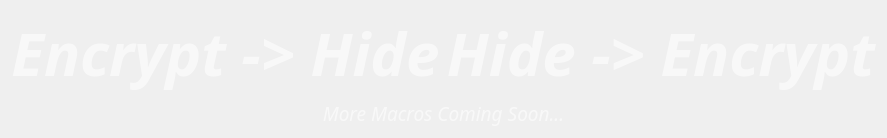
                <widget class="QWidget" name="MacrosPage">
                 <layout class="QGridLayout" name="gridLayout">
                  <item row="1" column="0" colspan="2">
                   <widget class="QLabel" name="MoreComingSoon">
                    <property name="font">
                     <font>
                      <family>Mongolian Baiti</family>
                      <pointsize>14</pointsize>
                      <italic>true</italic>
                     </font>
                    </property>
                    <property name="styleSheet">
                     <string notr="true">
	color: rgba(255, 255, 255, 150);
	background-color: rgba(0, 0, 0, 0);
	border: 0px solid;</string>
                    </property>
                    <property name="text">
                     <string>More Macros Coming Soon...</string>
                    </property>
                    <property name="alignment">
                     <set>Qt::AlignCenter</set>
                    </property>
                   </widget>
                  </item>
                  <item row="0" column="0">
                   <widget class="QFrame" name="ES">
                    <property name="frameShape">
                     <enum>QFrame::NoFrame</enum>
                    </property>
                    <property name="frameShadow">
                     <enum>QFrame::Raised</enum>
                    </property>
                    <layout class="QHBoxLayout" name="horizontalLayout_4">
                     <property name="spacing">
                      <number>0</number>
                     </property>
                     <property name="leftMargin">
                      <number>0</number>
                     </property>
                     <property name="topMargin">
                      <number>0</number>
                     </property>
                     <property name="rightMargin">
                      <number>0</number>
                     </property>
                     <property name="bottomMargin">
                      <number>0</number>
                     </property>
                     <item>
                      <widget class="QPushButton" name="EncSteg">
                       <property name="sizePolicy">
                        <sizepolicy hsizetype="Minimum" vsizetype="Expanding">
                         <horstretch>0</horstretch>
                         <verstretch>0</verstretch>
                        </sizepolicy>
                       </property>
                       <property name="font">
                        <font>
                         <family>Feast of Flesh BB</family>
                         <pointsize>45</pointsize>
                         <weight>75</weight>
                         <italic>true</italic>
                         <bold>true</bold>
                        </font>
                       </property>
                       <property name="styleSheet">
                        <string notr="true">QPushButton {
	color: rgba(255, 255, 255, 150);
	background-color: rgba(0, 0, 0, 0);
	border: 0px solid;
}

QPushButton::hover {
	
	color: rgba(255, 255, 255, 195);
	border: 0px solid;
	background-color: qlineargradient(spread:pad, x1:0.46305, y1:0.261, x2:0.478, y2:1, stop:0.268657 rgba(62, 59, 59, 246), stop:1 rgba(211, 113, 27, 125));
}</string>
                       </property>
                       <property name="text">
                        <string>Encrypt -&gt; Hide</string>
                       </property>
                      </widget>
                     </item>
                    </layout>
                   </widget>
                  </item>
                  <item row="0" column="1">
                   <widget class="QFrame" name="SE">
                    <property name="frameShape">
                     <enum>QFrame::NoFrame</enum>
                    </property>
                    <property name="frameShadow">
                     <enum>QFrame::Raised</enum>
                    </property>
                    <layout class="QVBoxLayout" name="verticalLayout_8">
                     <property name="spacing">
                      <number>0</number>
                     </property>
                     <property name="leftMargin">
                      <number>0</number>
                     </property>
                     <property name="topMargin">
                      <number>0</number>
                     </property>
                     <property name="rightMargin">
                      <number>0</number>
                     </property>
                     <property name="bottomMargin">
                      <number>0</number>
                     </property>
                     <item>
                      <widget class="QPushButton" name="StegEnc">
                       <property name="sizePolicy">
                        <sizepolicy hsizetype="Minimum" vsizetype="Expanding">
                         <horstretch>0</horstretch>
                         <verstretch>0</verstretch>
                        </sizepolicy>
                       </property>
                       <property name="font">
                        <font>
                         <family>Feast of Flesh BB</family>
                         <pointsize>45</pointsize>
                         <weight>75</weight>
                         <italic>true</italic>
                         <bold>true</bold>
                        </font>
                       </property>
                       <property name="styleSheet">
                        <string notr="true">QPushButton {
	color: rgba(255, 255, 255, 150);
	background-color: rgba(0, 0, 0, 0);
	border: 0px solid;
}

QPushButton::hover {
	
	color: rgba(255, 255, 255, 195);
	border: 0px solid;
	background-color: qlineargradient(spread:pad, x1:0.46305, y1:0.261, x2:0.478, y2:1, stop:0.268657 rgba(62, 59, 59, 246), stop:1 rgba(211, 113, 27, 125));
}</string>
                       </property>
                       <property name="text">
                        <string>Hide -&gt; Encrypt</string>
                       </property>
                      </widget>
                     </item>
                    </layout>
                   </widget>
                  </item>
                 </layout>
                </widget>
